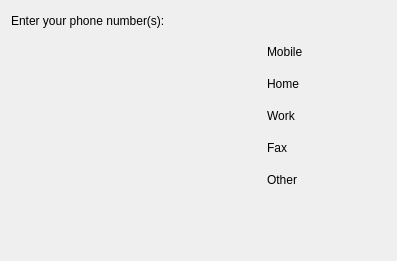
<?xml version="1.0" encoding="UTF-8"?>
<ui version="4.0">
 <class>WizardPhones</class>
 <widget class="QWidget" name="WizardPhones">
  <property name="geometry">
   <rect>
    <x>0</x>
    <y>0</y>
    <width>397</width>
    <height>261</height>
   </rect>
  </property>
  <property name="minimumSize">
   <size>
    <width>0</width>
    <height>0</height>
   </size>
  </property>
  <property name="maximumSize">
   <size>
    <width>16777215</width>
    <height>16777215</height>
   </size>
  </property>
  <layout class="QGridLayout" name="gridLayout_2">
   <item row="0" column="0">
    <widget class="QLabel" name="wizardTittleLabel">
     <property name="text">
      <string>Enter your phone number(s): </string>
     </property>
    </widget>
   </item>
   <item row="0" column="1">
    <spacer name="horizontalSpacer_2">
     <property name="orientation">
      <enum>Qt::Horizontal</enum>
     </property>
     <property name="sizeHint" stdset="0">
      <size>
       <width>156</width>
       <height>20</height>
      </size>
     </property>
    </spacer>
   </item>
   <item row="1" column="0" colspan="2">
    <layout class="QGridLayout" name="gridLayout">
     <property name="verticalSpacing">
      <number>2</number>
     </property>
     <item row="0" column="0">
      <widget class="QFrame" name="framePhone1">
       <property name="minimumSize">
        <size>
         <width>250</width>
         <height>30</height>
        </size>
       </property>
       <property name="frameShape">
        <enum>QFrame::NoFrame</enum>
       </property>
       <property name="frameShadow">
        <enum>QFrame::Plain</enum>
       </property>
      </widget>
     </item>
     <item row="0" column="1">
      <widget class="QLabel" name="label">
       <property name="text">
        <string>Mobile</string>
       </property>
      </widget>
     </item>
     <item row="1" column="0">
      <widget class="QFrame" name="framePhone2">
       <property name="minimumSize">
        <size>
         <width>250</width>
         <height>30</height>
        </size>
       </property>
       <property name="frameShape">
        <enum>QFrame::NoFrame</enum>
       </property>
       <property name="frameShadow">
        <enum>QFrame::Raised</enum>
       </property>
      </widget>
     </item>
     <item row="1" column="1">
      <widget class="QLabel" name="label_2">
       <property name="text">
        <string>Home  </string>
       </property>
      </widget>
     </item>
     <item row="2" column="0">
      <widget class="QFrame" name="framePhone3">
       <property name="minimumSize">
        <size>
         <width>250</width>
         <height>30</height>
        </size>
       </property>
       <property name="frameShape">
        <enum>QFrame::NoFrame</enum>
       </property>
       <property name="frameShadow">
        <enum>QFrame::Raised</enum>
       </property>
      </widget>
     </item>
     <item row="2" column="1">
      <widget class="QLabel" name="label_3">
       <property name="text">
        <string>Work  </string>
       </property>
      </widget>
     </item>
     <item row="3" column="0">
      <widget class="QFrame" name="framePhone4">
       <property name="minimumSize">
        <size>
         <width>250</width>
         <height>30</height>
        </size>
       </property>
       <property name="frameShape">
        <enum>QFrame::NoFrame</enum>
       </property>
       <property name="frameShadow">
        <enum>QFrame::Raised</enum>
       </property>
      </widget>
     </item>
     <item row="3" column="1">
      <widget class="QLabel" name="label_4">
       <property name="text">
        <string>Fax   </string>
       </property>
      </widget>
     </item>
     <item row="4" column="0">
      <widget class="QFrame" name="framePhone5">
       <property name="minimumSize">
        <size>
         <width>250</width>
         <height>30</height>
        </size>
       </property>
       <property name="frameShape">
        <enum>QFrame::NoFrame</enum>
       </property>
       <property name="frameShadow">
        <enum>QFrame::Raised</enum>
       </property>
      </widget>
     </item>
     <item row="4" column="1">
      <widget class="QLabel" name="label_5">
       <property name="text">
        <string>Other </string>
       </property>
      </widget>
     </item>
    </layout>
   </item>
   <item row="1" column="2">
    <spacer name="horizontalSpacer">
     <property name="orientation">
      <enum>Qt::Horizontal</enum>
     </property>
     <property name="sizeHint" stdset="0">
      <size>
       <width>156</width>
       <height>20</height>
      </size>
     </property>
    </spacer>
   </item>
   <item row="2" column="1">
    <spacer name="verticalSpacer">
     <property name="orientation">
      <enum>Qt::Vertical</enum>
     </property>
     <property name="sizeHint" stdset="0">
      <size>
       <width>20</width>
       <height>84</height>
      </size>
     </property>
    </spacer>
   </item>
  </layout>
 </widget>
 <resources>
  <include location="../../../../resources/wengophone.qrc"/>
  <include location="../../../../resources/wengophone.qrc"/>
  <include location="../../../../resources/wengophone.qrc"/>
  <include location="../../../../resources/wengophone.qrc"/>
  <include location="../../../../resources/wengophone.qrc"/>
 </resources>
 <connections/>
</ui>
